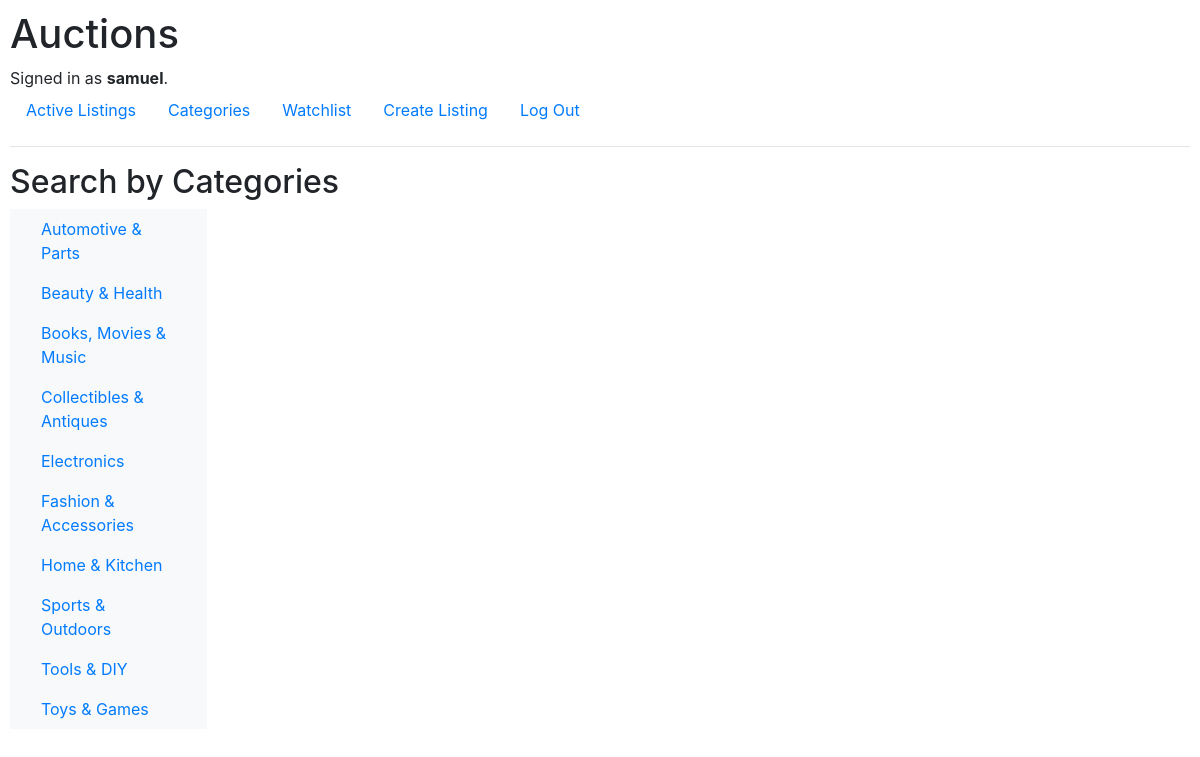
The page /categories (signed in) on the database its author committed.
### auctions/models.py (models this page shows)
class User(AbstractUser):
    pass

class AuctionCategories(models.Model):
    id = models.UUIDField(default=uuid.uuid4, primary_key=True, editable=False)
    category = models.CharField(max_length=100, unique=True)
    class Meta:
        ordering = ["category"]
    def __str__(self):
        return self.category

### auctions/views.py (the view)
# urls.py: path("categories", views.search_by_category, name="categories"),
def search_by_category(request):
    categories = AuctionCategories.objects.all()
    return render(request, "auctions/categories.html", {"categories": categories})

### auctions/templates/auctions/categories.html
{% extends 'auctions/index.html' %}
{% block body %}
  <h2>Search by Categories</h2>
  <div class="container-fluid">
    <div class="row">
      <nav id="sidebar" class="col-md-3 col-lg-2 d-md-block bg-light sidebar">
        <div class="position-sticky">
          <ul class="nav flex-column">
            {% for category in categories %}
            <li class="nav-item">
              <a class="nav-link active" aria-current="page" href="{% url 'filter_category' category %}">{{ category }}</a>
            </li>
            {% endfor %}
          </ul>
        </div>
      </nav>
    </div>
  </div>
{% endblock %}

### auctions/templates/auctions/layout.html (shortened to what this page needs)
{% load static %}
<!DOCTYPE html>
<html lang="en">
    <head>
        <link rel="stylesheet" href="https://stackpath.bootstrapcdn.com/bootstrap/4.4.1/css/bootstrap.min.css">
        <link href="{% static 'auctions/styles.css' %}" rel="stylesheet">
    </head>
    <body>
        <h1>Auctions</h1>
        <div>
            {% if user.is_authenticated %}
                Signed in as <strong>{{ user.username }}</strong>.
            {% else %}
                Not signed in.
            {% endif %}
        </div>
        <ul class="nav">
            <li class="nav-item">
                <a class="nav-link" href="{% url 'index' %}">Active Listings</a>
            </li>
            {% if user.is_authenticated %}
                <li class="nav-item">
                    <a class="nav-link" href="{% url 'categories' %}">Categories</a>
                </li>
                <li class="nav-item">
                    <a class="nav-link" href="{% url 'watchlist' %}">Watchlist</a>
                </li>
                <li class="nav-item">
                    <a class="nav-link" href="{% url 'add' %}">Create Listing</a>
                </li>
                <li class="nav-item">
                    <a class="nav-link" href="{% url 'logout' %}">Log Out</a>
                </li>
            {% endif %}
        </ul>
        <hr>
        {% block body %}
        {% endblock %}
    </body>
</html>

### auctions/static/auctions/styles.css (style rules this page uses)
body { padding: 10px; height: 100vh; }

### rows shown on the page
User: username "samuel"
AuctionCategories: category "Automotive & Parts"
AuctionCategories: category "Beauty & Health"
AuctionCategories: category "Books, Movies & Music"
AuctionCategories: category "Collectibles & Antiques"
AuctionCategories: category "Electronics"
AuctionCategories: category "Fashion & Accessories"
AuctionCategories: category "Home & Kitchen"
AuctionCategories: category "Sports & Outdoors"
AuctionCategories: category "Tools & DIY"
AuctionCategories: category "Toys & Games"
